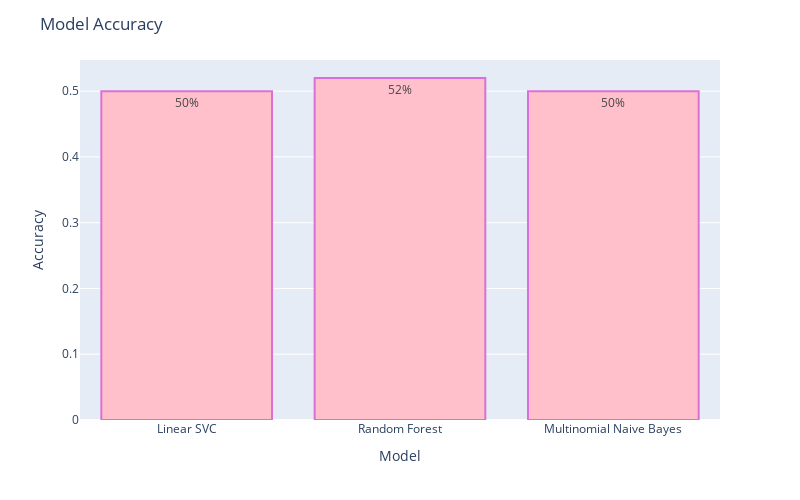

The notebook cell saved with this chart:
### Code cell
evaluation = px.bar(Model_Eval, x="Model", y= "Accuracy", width=800, height=500)
evaluation.update_traces(marker_color="pink",marker_line_color='orchid',
                  marker_line_width=2, text = ['50%', "52%", "50%"])
evaluation.update_layout(title_text='Model Accuracy')
evaluation.show()

### Figure 1 — Plotly figure (JSON) as saved in the notebook; plotly's stock layout.template omitted (floating-point values rounded to 4 significant figures)
{"data": [{"alignmentgroup": "True", "hovertemplate": "Model=%{x}<br>Accuracy=%{y}<extra></extra>", "legendgroup": "", "marker": {"color": "pink", "line": {"color": "orchid", "width": 2}, "pattern": {"shape": ""}}, "name": "", "offsetgroup": "", "orientation": "v", "showlegend": false, "text": ["50%", "52%", "50%"], "textposition": "auto", "type": "bar", "x": ["Linear SVC", "Random Forest", "Multinomial Naive Bayes"], "xaxis": "x", "y": [0.5, 0.52, 0.5], "yaxis": "y"}], "layout": {"barmode": "relative", "height": 500, "legend": {"tracegroupgap": 0}, "margin": {"t": 60}, "title": {"text": "Model Accuracy"}, "width": 800, "xaxis": {"anchor": "y", "domain": [0, 1], "title": {"text": "Model"}}, "yaxis": {"anchor": "x", "domain": [0, 1], "title": {"text": "Accuracy"}}}}
